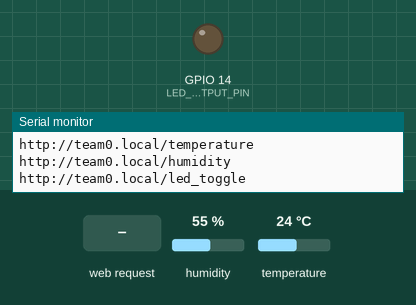
Recording of a sketch running on a simulated ESP32. Shown: output pins drawn as LEDs (lit = HIGH), the last lines printed to the serial monitor. The test bench sets the inputs (shaded band); at power-on: humidity 55 %, temperature 24 °C. WiFi joins after 1.5 s; servers stay silent unless stated.

Above: at 4.4 s.
4.5 s: HTTP request GET /led_toggle received
At 5.5 s:
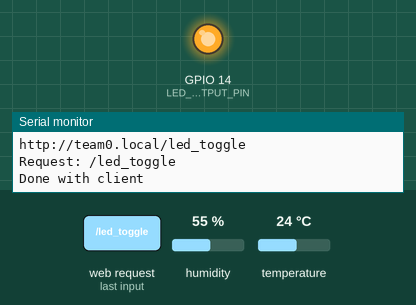
6.0 s: HTTP request GET /temperature received
7.5 s: HTTP request GET /humidity received
Timing chart, 0 to 10.5 s (numbered marks = the images above; inputs shaded):
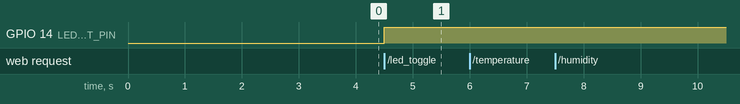

Measured:
- after the input at 4.5 s, GPIO 14 (LED_OUTPUT_PIN): LOW → HIGH at once

The sketch:

IoTworkshop_WIFI_LocalServer_DHT.ino
```cpp
/***************************************************
  // IoT Workshop 2018
  // This is a demo code and shouldn't be used for any long term use or commercial purpose

  // DHT11 Pin out

  //    -------
  //    |:::::|
  //    |:::::|
  //    -------
  //    | | | |
  //    1 2 3 4
  //
  //    1 - Vcc
  //    2 - Out
  //    3 - NC
  //    4 - GND

  // DHT 11 Out should be connected to Vcc (PullUp) through 3.3 K Ohm
  // DHT 11 Out should be connected directly to pin 15 of ESP32

****************************************************/
#include "Config.h"
#include <WiFi.h>
#include <WiFiClient.h>
#include "LocalServer.h"
#include "DHT_Sensor.h"

/******************************* Global variables *****************************/

// Create an ESP8266 WiFiClient class to connect to the MQTT server.
WiFiClient client;

bool WIFI_InitOK = false;

/******************************* Functions ************************************/
bool  checkForWIFIStatus(void);
void  configureWIFI(void);

/******************************* Functions Definitons *************************/

/*
   @Brief   Check the WIFI status
   @Param   None
   @Return  None
*/
bool checkForWIFIStatus(void)
{
  if (WiFi.status() != WL_CONNECTED)
  {
    if (WIFI_InitOK == true)
    {
      // if connection is lost after first connection the reconnect
      WiFi.reconnect();
    }
    DEBUG_PRINT(F("Wait for WIFI "));
    DEBUG_PRINT_LN(WLAN_SSID);
    while (WiFi.status() != WL_CONNECTED)
    {
      DEBUG_PRINT(F("."));
      delay(1000);
    }
    DEBUG_PRINT_LN(F(" "));
    DEBUG_PRINT_LN(F("Connected"));
    DEBUG_PRINT(F("IP address: "));
    DEBUG_PRINT_LN(WiFi.localIP());
    return false;
  }
  return true;
}

/*
   @Brief   Function to configure the WIFI
   @Param   None
   @Return  None
*/
void configureWIFI(void)
{
  // Print WIFI Connection
  DEBUG_PRINT(F("Connecting to "));
  DEBUG_PRINT_LN(WLAN_SSID);
  // Connect to WiFi access point.
  WiFi.begin(WLAN_SSID, WLAN_PASS);
  // check for WIFI status
  checkForWIFIStatus();
  WIFI_InitOK = true;
  delay(100);
}

/**
  @brief  Setup Function
  @param  None
  @return None
*/
void setup(void)
{
#ifdef DEBUG_PRINT_ENABLE
  Serial.begin(115200);
  Serial.setDebugOutput(false);
  DEBUG_PRINT_LN(F(" "));
#endif /* DEBUG_PRINT_ENABLE */
  DEBUG_PRINT_LN(F("IoT Workshop"));
  delay(1000);

  configureWIFI();

  // configure the LED pin
  pinMode (LED_OUTPUT_PIN , OUTPUT);
  delay(100);

  // Initialise MQTT
  InitLocalServer();
  // Initialise Sensor
  SensorInit();
}

/**
  @brief  Loop Function
  @param  None
  @return None
*/
void loop()
{
  ServerTask();
  checkForWIFIStatus();
}

/* EOF */
```

DHT_Sensor.cpp
```cpp
/***************************************************
  @file   DHT_Sensor.cpp
  @brief  File provides APIs the functions for DHT sensor
  @Author TeamRoboCET

  // IoT Workshop 2018
  // This is a demo code and shouldn't be used for any long term use or commercial purpose

  // DHT11 Pin out

  //    -------
  //    |:::::|
  //    |:::::|
  //    -------
  //    | | | |
  //    1 2 3 4
  //
  //    1 - Vcc
  //    2 - Out
  //    3 - NC
  //    4 - GND

  // DHT 11 Out should be connected to Vcc (PullUp) through 3.3 K Ohm
  // DHT 11 Out should be connected directly to pin 15 of ESP32

***************************************************/

#include "Arduino.h"

// Include sensor headers
#include <Adafruit_Sensor.h>
#include <DHT.h>
#include <DHT_U.h>

#include "Config.h"

/******************************* Declarations **********************************/
// Sensor Related
DHT_Unified dht(DHTPIN, DHTTYPE);

float humiSensor = 0;
float tempSensor = 0;

/******************************* Functions **************************************/
void  computeRMS_Current(void);
void  sensorCalibration(void);

/******************************* Functions Definitons ***************************/

/**
   @brief   Function is used to initialise the sensor
   @param   None
   @Return  None
*/
void SensorInit(void)
{
  // No special initialisation required for this sensor
}

/**
   @brief   Function to get temperature Sensor Data
   @param   None
   @Return  float, temperature value
*/
float GetTemperatureSensorData(void)
{
  return tempSensor;
}

/**
   @brief   Function to get Humidity Sensor Data
   @param   None
   @Return  float, Humidity
*/
float GetHumiditySensorData(void)
{
  return humiSensor;
}

/**
   @brief   Function Obtain Sensor Data
   @param   None
   @Return  None
*/
void ObtainSensorData(void)
{
  sensors_event_t event;
  dht.temperature().getEvent(&event);
  if (isnan(event.temperature))
  {
    tempSensor = 0;
    DEBUG_PRINT_LN(F("Error reading temperature!"));
  }
  else
  {
    tempSensor = event.temperature;
    DEBUG_PRINT(F("Temperature: "));
    DEBUG_PRINT(event.temperature);
    DEBUG_PRINT_LN(F(" *C"));
  }
  // Get humidity event and print its value.
  dht.humidity().getEvent(&event);
  if (isnan(event.relative_humidity))
  {
    humiSensor = 0;
    DEBUG_PRINT_LN(F("Error reading humidity!"));
  }
  else
  {
    humiSensor = event.relative_humidity;
    DEBUG_PRINT(F("Humidity: "));
    DEBUG_PRINT(event.relative_humidity);
    DEBUG_PRINT_LN(F(" %"));
  }
}

/* EOF */
```

DHT_Sensor.h
```cpp
/***************************************************
  @file   DHT_Sensor.h
  @brief  File provides APIs the functions for current DHT sensor
  @Author TeamRoboCET

  // IoT Workshop 2018
  // This is a demo code and shouldn't be used for any long term use or commercial purpose

***************************************************/

#ifndef _DHT_SENSOR_H_
#define _DHT_SENSOR_H_

void  ObtainSensorData(void);
void  SensorInit(void);
float GetTemperatureSensorData(void);
float GetHumiditySensorData(void);

#endif /* _DHT_SENSOR_H_ */
```

Debug.h
```cpp
/***************************************************
  @file   Debug.h
  @brief  File provides the functions for Debug
  @Author TeamRoboCET

  // IoT Workshop 2018
  // This is a demo code and shouldn't be used for any long term use or commercial purpose
***************************************************/

#ifndef _DEBUG_H_
#define _DEBUG_H_

#ifdef DEBUG_PRINT_ENABLE
  #define DEBUG_PRINT(x)                      Serial.print(x)
  #define DEBUG_PRINT_LN(x)                   Serial.println(x)
#else
  #define DEBUG_PRINT(x)
  #define DEBUG_PRINT_LN(x)
#endif /* DEBUG_PRINT_ENABLE */

#endif /* _DEBUG_H_ */
```

LocalServer.cpp
```cpp
/***************************************************
  @file   LocalServer.cpp
  @brief  File provides APIs the functions for Local Server
  @Author TeamRoboCET

  // IoT Workshop 2018
  // This is a demo code and shouldn't be used for any long term use or commercial purpose

***************************************************/
#include "Arduino.h"
#include <WiFi.h>
#include <ESPmDNS.h>
#include <WiFiClient.h>
#include "DHT_Sensor.h"
#include "Config.h"

/******************************* Declarations ***********************************/

extern WiFiClient client;

// TCP server at port 80 will respond to HTTP requests
WiFiServer server(80);

String mDNSstring = "team";

bool LEDstate = false;

/******************************* Functions Definitons ***************************/
/*
   @Brief   Fucntion to Intialise Local server
   @Param   None
   @Return  None
*/
void InitLocalServer(void)
{
  pinMode(LED_OUTPUT_PIN, OUTPUT);
  digitalWrite(LED_OUTPUT_PIN, LEDstate);
  // Set up mDNS responder:
  // - first argument is the domain name, in this example
  //   the fully-qualified domain name is "localserverX.local"
  // - second argument is the IP address to advertise
  //   we send our IP address on the WiFi network
  mDNSstring += String(TEAM_NUMBER);
  if (!MDNS.begin(mDNSstring.c_str()))
  {
    DEBUG_PRINT_LN("Error setting up MDNS responder!");
    while (1)
    {
      delay(1000);
    }
  }
  DEBUG_PRINT_LN("mDNS responder started");

  // Start TCP (HTTP) server
  server.begin();
  DEBUG_PRINT_LN("TCP server started");

  // Add service to MDNS-SD
  MDNS.addService("http", "tcp", 80);

  // print available URL
  DEBUG_PRINT_LN(F("Supported URL's : "));
  DEBUG_PRINT(F("http://"));
  DEBUG_PRINT(mDNSstring);
  DEBUG_PRINT_LN(F(".local/temperature"));
  DEBUG_PRINT(F("http://"));
  DEBUG_PRINT(mDNSstring);
  DEBUG_PRINT_LN(F(".local/humidity"));
  DEBUG_PRINT(F("http://"));
  DEBUG_PRINT(mDNSstring);
  DEBUG_PRINT_LN(F(".local/led_toggle"));
  DEBUG_PRINT_LN(F(""));
}

/*
   @Brief   Function for server Task
   @Param   None
   @Return  None
*/
void ServerTask(void)
{
  long int previousTime = 0;
  // Check if a client has connected
  client = server.available();
  if (!client) {
    return;
  }
  previousTime = millis();
  // Wait for data from client to become available
  while ((client.connected() && !client.available()) && (millis() - previousTime) < 1000)
  {
    delay(1);
  }

  // Read the first line of HTTP request
  String req = client.readStringUntil('\r');

  // First line of HTTP request looks like "GET /path HTTP/1.1"
  // Retrieve the "/path" part by finding the spaces
  int addr_start = req.indexOf(' ');
  int addr_end = req.indexOf(' ', addr_start + 1);
  if (addr_start == -1 || addr_end == -1) {
    return;
  }
  req = req.substring(addr_start + 1, addr_end);
  DEBUG_PRINT("Request: ");
  DEBUG_PRINT_LN(req);
  client.flush();

  String s;
  if (req == "/temperature")
  {
    ObtainSensorData();
    s = "HTTP/1.1 200 OK\r\nContent-Type: text/html\r\n\r\n<!DOCTYPE HTML>\r\n<html>Temperature : ";
    s += String(GetTemperatureSensorData(), 1);
    s += "</html>\r\n\r\n";
    DEBUG_PRINT_LN("Sending 200");
  }
  else if (req == "/humidity")
  {
    ObtainSensorData();
    s = "HTTP/1.1 200 OK\r\nContent-Type: text/html\r\n\r\n<!DOCTYPE HTML>\r\n<html>Humidity : ";
    s += String(GetHumiditySensorData(), 1);
    s += "</html>\r\n\r\n";
//    DEBUG_PRINT_LN("Sending 200");
  }
  else if (req == "/led_toggle")
  {
    LEDstate = !LEDstate;
    digitalWrite(LED_OUTPUT_PIN, LEDstate);
    s = "HTTP/1.1 200 OK\r\nContent-Type: text/html\r\n\r\n<!DOCTYPE HTML>\r\n<html>LED : ";
    s += String(LEDstate == true ? "ON" : "OFF");
    s += "</html>\r\n\r\n";
//    DEBUG_PRINT_LN("Sending 200");
  }
  else
  {
    s = "HTTP/1.1 404 Not Found\r\n\r\n";
    DEBUG_PRINT_LN("Sending 404");
  }

  client.print(s);

  DEBUG_PRINT_LN("Done with client\n");
}

/* EOF */
```

LocalServer.h
```cpp
/***************************************************
  @file   LocalServer.h
  @brief  File provides APIs the functions for Local Server
  @Author TeamRoboCET

  // IoT Workshop 2018
  // This is a demo code and shouldn't be used for any long term use or commercial purpose
***************************************************/

#ifndef _LOCAL_SERVER_H_
#define _LOCAL_SERVER_H_

void  InitLocalServer(void);
void  ServerTask(void);

#endif /* _LOCAL_SERVER_H_ */
```

Config.h
```cpp
/***************************************************
  @file   Config.h
  @brief  Cofiguration Parameters
  @Author TeamRoboCET

  // IoT Workshop 2018
  // This is a demo code and shouldn't be used for any long term use or commercial purpose
***************************************************/
#ifndef _CONFIG_H_
#define _CONFIG_H_

/************************* TEAM Info *****************************************/

#define TEAM_NUMBER                           "0"       // Should be 0 to 9

/************************* Debug *********************************************/
// Enable / Disable Debug statements
// Comment the below line "#define DEBUG_PRINT_ENABLE" to disable debug statements
#define DEBUG_PRINT_ENABLE

#include "Debug.h"

/************************* WIFI Setup ****************************************/
#define WLAN_SSID                             "SSID"
#define WLAN_PASS                             "password"

/************************* SENSOR PIN ***************************************/
// Define Sensor related macros
#define DHTPIN                                15        // Pin which is connected to the DHT sensor.
#define DHTTYPE                               DHT11     // DHT 11 Sensor

/************************* GPIO Setup ***************************************/
// OUTPUT control Led
#define LED_OUTPUT_PIN                        14

#endif /* _CONFIG_H_ */
```
